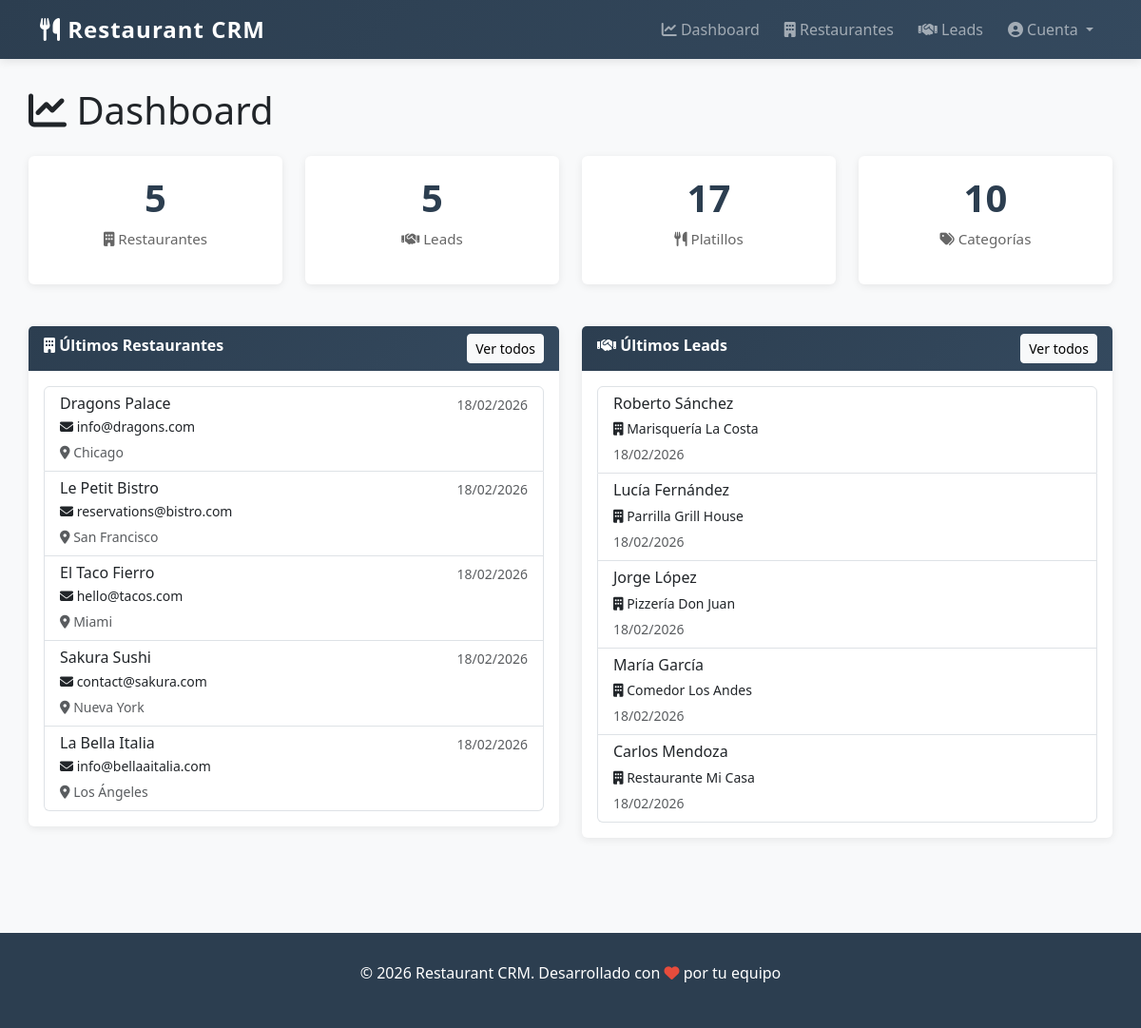
/dashboard, run on the app's committed database.
### tables this page shows
CREATE TABLE IF NOT EXISTS restaurants (
    id INT AUTO_INCREMENT PRIMARY KEY,
    name VARCHAR(100) NOT NULL,
    email VARCHAR(100) NOT NULL,
    phone VARCHAR(20) NOT NULL,
    address VARCHAR(200) NOT NULL,
    city VARCHAR(50) NOT NULL,
    description TEXT,
    created_at TIMESTAMP DEFAULT CURRENT_TIMESTAMP,
    updated_at TIMESTAMP DEFAULT CURRENT_TIMESTAMP ON UPDATE CURRENT_TIMESTAMP,
    KEY idx_name (name),
    KEY idx_email (email),
    KEY idx_city (city),
    KEY idx_created_at (created_at)
);

CREATE TABLE IF NOT EXISTS leads (
    id INT AUTO_INCREMENT PRIMARY KEY,
    name VARCHAR(100) NOT NULL,
    email VARCHAR(100) NOT NULL,
    phone VARCHAR(20) NOT NULL,
    restaurant_name VARCHAR(100) NOT NULL,
    status ENUM('new', 'contacted', 'interested', 'negotiating', 'closed', 'rejected') DEFAULT 'new',
    notes TEXT,
    created_at TIMESTAMP DEFAULT CURRENT_TIMESTAMP,
    updated_at TIMESTAMP DEFAULT CURRENT_TIMESTAMP ON UPDATE CURRENT_TIMESTAMP,
    KEY idx_name (name),
    KEY idx_email (email),
    KEY idx_status (status),
    KEY idx_created_at (created_at),
    KEY idx_restaurant_name (restaurant_name)
);

### app/Core/View.php (called while the page is built, shortened)
<?php
class View
{
    private string $viewPath;
    public function __construct()
    {
        $this->viewPath = VIEW_PATH;
    }
    public function render(string $view, array $data = []): void
    {
        $viewFile = $this->viewPath . '/' . str_replace('.', '/', $view) . '.php';
        extract($data);
        require $viewFile;
    }
    public static function escape(string $str): string
    {
        return htmlspecialchars($str, ENT_QUOTES, 'UTF-8');
    }
    public static function url(string $path = ''): string
    {
        $path = '/' . ltrim($path, '/');
        $path = preg_replace('#/+#', '/', $path);
        return $path;
    }
}
?>

### app/Core/Controller.php (called while the page is built, shortened)
<?php
class Controller
{
    protected View $view;
    public function __construct()
    {
        $this->view = new View();
    }
    protected function render(string $view, array $data = []): void
    {
        $this->view->render($view, $data);
    }
}
?>

### app/Controllers/DashboardController.php (called while the page is built, shortened)
<?php
class DashboardController extends Controller
{
    public function index(): void
    {
        $restaurantCount = Restaurant::count();
        $leadCount = Lead::count();
        $menuItemCount = MenuItem::count();
        $latestRestaurants = Restaurant::latest(5);
        $latestLeads = Lead::latest(5);
        $flash = $_SESSION['flash'] ?? null;
        $this->render('dashboard.index', [
            'restaurantCount' => $restaurantCount,
            'leadCount' => $leadCount,
            'menuItemCount' => $menuItemCount,
            'latestRestaurants' => $latestRestaurants,
            'latestLeads' => $latestLeads,
            'flash' => $flash
        ]);
    }
}
?>

### app/Core/Router.php (called while the page is built, shortened)
<?php
class Router
{
    private array $routes = [];
    public function get(string $path, string $action): void
    {
        $this->routes['GET'][$path] = $action;
    }
    public function post(string $path, string $action): void
    {
        $this->routes['POST'][$path] = $action;
    }
    public function handle(string $url): void
    {
        $url = parse_url($url, PHP_URL_PATH) ?? $url;
        $url = preg_replace('#/+#', '/', $url);
        $url = trim($url, '/');
        if ($url === '') {
            $url = '/';
        } else {
            $url = '/' . $url;
        }
        $method = $_SERVER['REQUEST_METHOD'];
        $action = $this->matchRoute($url, $method);
        $this->executeAction($action);
    }
    private function matchRoute(string $url, string $method): ?string
    {
        $routes = $this->routes[$method] ?? [];
        foreach ($routes as $path => $action) {
            $pattern = $this->pathToRegex($path);
            if (preg_match($pattern, $url, $matches)) {
                return $action;
            }
        }
        return null;
    }
    private function pathToRegex(string $path): string
    {
        $path = preg_quote($path, '#');
        $path = str_replace('\\:', ':', $path);
        $path = preg_replace('/:[a-zA-Z_]\w*/', '([a-zA-Z0-9_-]+)', $path);
        return '#^' . $path . '(?:\?|$)#';
    }
    private function executeAction(string $action): void
    {
        list($controller, $method) = explode('@', $action);
        $instance = new $controllerClass();
        call_user_func_array([$instance, $method], []);
    }
}
?>

### public/index.php (called while the page is built, shortened)
<?php
spl_autoload_register(function ($class) {
    $parts = explode('\\', $class);
    $file = ROOT_PATH . '/' . str_replace('\\', '/', $parts[0]) . '/' .
            implode('/', array_slice($parts, 1)) . '.php';
});
require_once CORE_PATH . '/DB.php';
require_once CORE_PATH . '/Router.php';
require_once CORE_PATH . '/Controller.php';
require_once CORE_PATH . '/View.php';
$router = new App\Core\Router();
$requestUri = $_SERVER['REQUEST_URI'] ?? '/';
$requestUri = preg_replace('#/+#', '/', $requestUri);
$url = parse_url($requestUri, PHP_URL_PATH) ?? '/';
$url = '/' . trim($url, '/');
$router->handle($url);
?>

### app/Core/DB.php (called while the page is built, shortened)
<?php
class DB
{
    private static ?PDO $connection = null;
    private static array $config = [];
    public static function getConnection(): PDO
    {
        return self::$connection;
    }
    private static function connect(): void
    {
        try {
            $host = self::$config['DB_HOST'] ?? 'localhost';
            $db = self::$config['DB_NAME'] ?? 'restaurant_crm';
            $user = self::$config['DB_USER'] ?? 'root';
            $pass = self::$config['DB_PASS'] ?? '';
            $charset = 'utf8mb4';
            $dsn = "mysql:host=$host;dbname=$db;charset=$charset";
            self::$connection = new PDO($dsn, $user, $pass, [
                PDO::ATTR_ERRMODE => PDO::ERRMODE_EXCEPTION,
                PDO::ATTR_DEFAULT_FETCH_MODE => PDO::FETCH_ASSOC,
                PDO::ATTR_PERSISTENT => false,
            ]);
        } catch (PDOException $e) {
            die('Error de conexión a base de datos: ' . $e->getMessage());
        }
    }
    public static function query(string $sql, array $params = []): \PDOStatement
    {
        $connection = self::getConnection();
        $stmt = $connection->prepare($sql);
        $stmt->execute($params);
        return $stmt;
    }
    public static function fetchOne(string $sql, array $params = []): ?array
    {
        $stmt = self::query($sql, $params);
        $result = $stmt->fetch();
        return $result ?: null;
    }
    public static function fetchAll(string $sql, array $params = []): array
    {
        $stmt = self::query($sql, $params);
        return $stmt->fetchAll();
    }
    public static function count(string $table, string $where = '', array $params = []): int
    {
        $sql = "SELECT COUNT(*) as total FROM $table";
        $result = self::fetchOne($sql, $params);
        return $result['total'] ?? 0;
    }
}
?>

### app/Models/Restaurant.php (called while the page is built, shortened)
<?php
class Restaurant
{
    private static string $table = 'restaurants';
    public static function count(): int
    {
        $result = DB::fetchOne("SELECT COUNT(*) as total FROM " . self::$table);
        return $result['total'] ?? 0;
    }
    public static function latest(int $limit = 5): array
    {
        $limit = (int)$limit;
        return DB::fetchAll(
            "SELECT * FROM " . self::$table . " ORDER BY created_at DESC LIMIT " . $limit
        );
    }
}
?>

### app/Models/Lead.php (called while the page is built, shortened)
<?php
class Lead
{
    private static string $table = 'leads';
    public static function count(): int
    {
        $result = DB::fetchOne("SELECT COUNT(*) as total FROM " . self::$table);
        return $result['total'] ?? 0;
    }
    public static function latest(int $limit = 5): array
    {
        $limit = (int)$limit;
        return DB::fetchAll(
            "SELECT * FROM " . self::$table . " ORDER BY created_at DESC LIMIT " . $limit
        );
    }
}
?>

### app/Models/MenuItem.php (called while the page is built, shortened)
<?php
class MenuItem
{
    private static string $table = 'menu_items';
    public static function count(): int
    {
        return DB::count(self::$table);
    }
}
?>

### app/Models/Category.php (called while the page is built, shortened)
<?php
class Category
{
    private static string $table = 'categories';
    public static function count(): int
    {
        return DB::count(self::$table);
    }
}
?>

### app/Views/dashboard/index.php (the view, shortened to what this page needs)
<div class="row">
    <div class="col-md-12">
        <h1 class="mb-4">
            <i class="fas fa-chart-line"></i> Dashboard
        </h1>
    </div>
</div>
<div class="row mb-4">
    <div class="col-md-3">
        <div class="card">
            <div class="card-body stat-card">
                <h3><?= $restaurantCount ?? 0 ?></h3>
                <p><i class="fas fa-building"></i> Restaurantes</p>
            </div>
        </div>
    </div>
    <div class="col-md-3">
        <div class="card">
            <div class="card-body stat-card">
                <h3><?= $leadCount ?? 0 ?></h3>
                <p><i class="fas fa-handshake"></i> Leads</p>
            </div>
        </div>
    </div>
    <div class="col-md-3">
        <div class="card">
            <div class="card-body stat-card">
                <h3><?= $menuItemCount ?? 0 ?></h3>
                <p><i class="fas fa-utensils"></i> Platillos</p>
            </div>
        </div>
    </div>
    <div class="col-md-3">
        <div class="card">
            <div class="card-body stat-card">
                <h3><?= \App\Models\Category::count() ?? 0 ?></h3>
                <p><i class="fas fa-tags"></i> Categorías</p>
            </div>
        </div>
    </div>
</div>
<div class="row">
    <div class="col-md-6">
        <div class="card">
            <div class="card-header">
                <i class="fas fa-building"></i> Últimos Restaurantes
                <a href="<?= \App\Core\View::url('/restaurants') ?>" class="btn btn-sm btn-light float-end">Ver todos</a>
            </div>
            <div class="card-body">
                <?php if (!empty($latestRestaurants)): ?>
                    <div class="list-group">
                        <?php foreach ($latestRestaurants as $restaurant): ?>
                            <a href="<?= \App\Core\View::url('/restaurants/edit/' . $restaurant['id']) ?>" class="list-group-item list-group-item-action">
                                <div class="d-flex w-100 justify-content-between">
                                    <h6 class="mb-1"><?= \App\Core\View::escape($restaurant['name']) ?></h6>
                                    <small class="text-muted"><?= date('d/m/Y', strtotime($restaurant['created_at'])) ?></small>
                                </div>
                                <p class="mb-1 small">
                                    <i class="fas fa-envelope"></i> <?= \App\Core\View::escape($restaurant['email']) ?>
                                </p>
                                <small class="text-muted">
                                    <i class="fas fa-map-marker-alt"></i> <?= \App\Core\View::escape($restaurant['city']) ?>
                                </small>
                            </a>
                        <?php endforeach; ?>
                    </div>
                <?php else: ?>
                    <div class="alert alert-info m-0">
                        No hay restaurantes registrados. <a href="<?= \App\Core\View::url('/restaurants/create') ?>">Crear uno</a>
                    </div>
                <?php endif; ?>
            </div>
        </div>
    </div>
    <div class="col-md-6">
        <div class="card">
            <div class="card-header">
                <i class="fas fa-handshake"></i> Últimos Leads
                <a href="<?= \App\Core\View::url('/leads') ?>" class="btn btn-sm btn-light float-end">Ver todos</a>
            </div>
            <div class="card-body">
                <?php if (!empty($latestLeads)): ?>
                    <div class="list-group">
                        <?php foreach ($latestLeads as $lead): ?>
                            <a href="<?= \App\Core\View::url('/leads/edit/' . $lead['id']) ?>" class="list-group-item list-group-item-action">
                                <div class="d-flex w-100 justify-content-between">
                                    <h6 class="mb-1"><?= \App\Core\View::escape($lead['name']) ?></h6>
                                    <span class="badge badge-<?= $lead['status'] === 'closed' ? 'success' : ($lead['status'] === 'rejected' ? 'danger' : 'warning') ?>">
                                    </span>
                                </div>
                                <p class="mb-1 small">
                                    <i class="fas fa-building"></i> <?= \App\Core\View::escape($lead['restaurant_name']) ?>
                                </p>
                                <small class="text-muted"><?= date('d/m/Y', strtotime($lead['created_at'])) ?></small>
                            </a>
                        <?php endforeach; ?>
                    </div>
                <?php else: ?>
                    <div class="alert alert-info m-0">
                        No hay leads registrados. <a href="<?= \App\Core\View::url('/leads/create') ?>">Crear uno</a>
                    </div>
                <?php endif; ?>
            </div>
        </div>
    </div>
</div>

### data on the page
restaurants: name "Dragons Palace", created_at "18/02/2026", email "info@dragons.com", city "Chicago"
restaurants: name "Le Petit Bistro", created_at "18/02/2026", email "reservations@bistro.com", city "San Francisco"
restaurants: name "El Taco Fierro", created_at "18/02/2026", email "hello@tacos.com", city "Miami"
restaurants: name "Sakura Sushi", created_at "18/02/2026", email "contact@sakura.com", city "Nueva York"
restaurants: name "La Bella Italia", created_at "18/02/2026", email "info@bellaaitalia.com", city "Los Ángeles"
leads: name "Roberto Sánchez", restaurant_name "Marisquería La Costa", created_at "18/02/2026"
leads: name "Lucía Fernández", restaurant_name "Parrilla Grill House", created_at "18/02/2026"
leads: name "Jorge López", restaurant_name "Pizzería Don Juan", created_at "18/02/2026"
leads: name "María García", restaurant_name "Comedor Los Andes", created_at "18/02/2026"
leads: name "Carlos Mendoza", restaurant_name "Restaurante Mi Casa", created_at "18/02/2026"

### other printed values
$restaurantCount "5"
$leadCount "5"
$menuItemCount "17"
